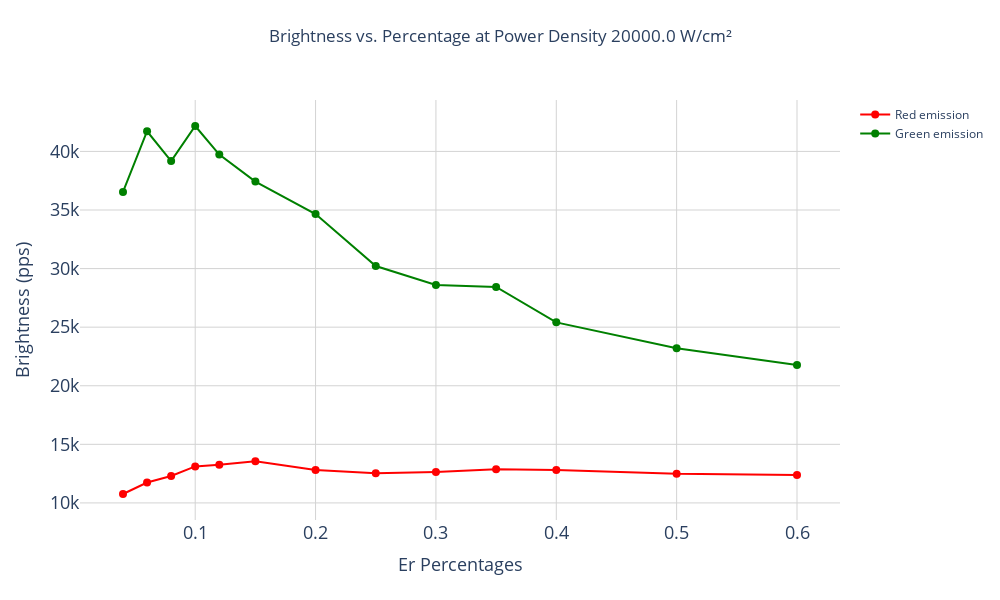

Notebook cell for this chart:
### Code cell
from OptimalPercentage import SinglePowerDensityPlot


# available power densities
available_power_densities = sorted({k for subdict in data.values() for k in subdict.keys()})
print(f'Available power densities: {available_power_densities}')

# select a power density
selected_power_density = float(input(f'Input a power density from the above options: '))

# single power density plot
single_plot = SinglePowerDensityPlot(data, selected_power_density)
single_plot.generate_plot(output_file='single_power_density_plot.html')

### Figure 1 — Plotly figure (JSON) as saved in the notebook; plotly's stock layout.template omitted (floating-point values rounded to 4 significant figures)
{"data": [{"line": {"color": "red"}, "marker": {"size": 8}, "mode": "lines+markers", "name": "Red emission", "type": "scatter", "x": [0.04, 0.06, 0.08, 0.1, 0.12, 0.15, 0.2, 0.25, 0.3, 0.35, 0.4, 0.5, 0.6], "y": [10760.0, 11740.0, 12290.0, 13110.0, 13250.0, 13560.0, 12810.0, 12530.0, 12650.0, 12870.0, 12810.0, 12480.0, 12390.0]}, {"line": {"color": "green"}, "marker": {"size": 8}, "mode": "lines+markers", "name": "Green emission", "type": "scatter", "x": [0.04, 0.06, 0.08, 0.1, 0.12, 0.15, 0.2, 0.25, 0.3, 0.35, 0.4, 0.5, 0.6], "y": [36540.0, 41720.0, 39170.0, 42170.0, 39730.0, 37420.0, 34650.0, 30220.0, 28600.0, 28430.0, 25410.0, 23210.0, 21770.0]}], "layout": {"height": 600, "title": {"text": "Brightness vs. Percentage at Power Density 20000.0 W/cm²", "x": 0.5, "y": 0.95}, "width": 1000, "xaxis": {"gridcolor": "lightgrey", "showgrid": true, "tickfont": {"size": 18}, "title": {"font": {"size": 18}, "text": "Er Percentages"}, "type": "linear"}, "yaxis": {"gridcolor": "lightgrey", "showgrid": true, "tickfont": {"size": 18}, "title": {"font": {"size": 18}, "text": "Brightness (pps)"}, "type": "linear"}}}
